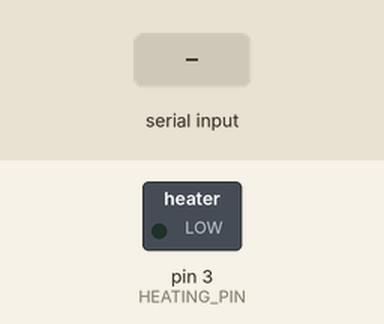
Recording of a program running on a simulated Arduino Uno, built with avr-gcc and run on an emulated ATmega328P. Parts: switched loads named in the program (green lamp = pin HIGH). The inputs (shaded band) are chosen by the test bench. What the program prints to the serial monitor is not drawn.

Above: at 1.3 s.
1.4 s: "SP90\n" received over Serial
At 2.8 s:
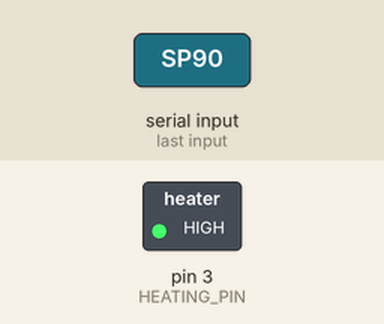
7.4 s: "SP\n" received over Serial
Timing chart, 0 to 10.4 s (numbered marks = the images above; inputs shaded):
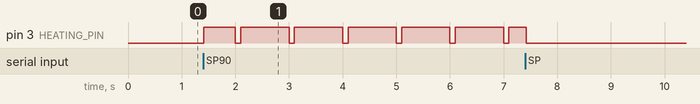

Measured:
- after the input at 1.4 s, pin 3 (HEATING_PIN): LOW → HIGH at once, then repeats every 1.0 s: LOW 0.10 s, HIGH 0.90 s

The program:

main.cpp
```cpp
#include <Arduino.h>
// #include <max6675.h>
// int CS_PIN = 10; // must use these pins on arduino Uno (for MAX6675)
// int SO_PIN = 12;
// int SCK_PIN = 13;

#include <PID.h>
//Thermocouple -------------------------------------

int REFRESH_RATE = 25000; //in micros; 200000 micro seconds bare minimum for Phidget (225000 for MAX6675)
float celsiusMeasurement; //ambient

//PID system -----------------------------------------
float Kp = 0.15;
float Kd = 0.15;
float Ki = 0.1;
float setpoint = 0.0; //celsius
bool feedforwardOn = true;
unsigned long timer = 0;
PID thermoPID(Kp, Ki, Kd);

//User input ------------------------------------------
String inputString = "";

//Heating system -------------------------------------------
int HEATING_PIN = 3;
unsigned long WINDOW_SIZE = 1000000; // micro seconds
unsigned long windowStart;
float PIDcorrection = 0.0;
float totalPowerOutput = 0.0;

// Setup------------------------------------------------------------------------------

void setup() {
  pinMode(HEATING_PIN, OUTPUT);
  Serial.begin(115200);
  Serial.println("Phidget Thermocouple PID Test");
  delay(100);
  timer = micros();
  windowStart = timer;
}

// Main loop--------------------------------------------------------------------------------
void loop() {
  //Look for new cmds from python
  while(Serial.available()){
    char c = Serial.read();

    if(c == '\n') { //end of cmd
      inputString.trim();

      if(inputString.startsWith("TM")){ //temperature update
        celsiusMeasurement = inputString.substring(2).toFloat();
      }

      else if(inputString.startsWith("SP")){ //setpoint command
        float newSetpoint = inputString.substring(2).toFloat();
        setpoint = constrain(newSetpoint,0,1000);
      }

      else if(inputString.startsWith("KP")){ //P gain
        float newP = inputString.substring(2).toFloat();
        Kp = newP;
        thermoPID.setK(Kp, Ki, Kd);
      }

      else if(inputString.startsWith("KI")){ //I gain
        float newI = inputString.substring(2).toFloat();
        Ki = newI;
        thermoPID.setK(Kp, Ki, Kd);
      }

      else if(inputString.startsWith("KD")){ //D gain
        float newD = inputString.substring(2).toFloat();
        Kd = newD;
        thermoPID.setK(Kp, Ki, Kd);
      }

      else if(inputString.startsWith("FF")){ //toggle feedforward
        feedforwardOn = !feedforwardOn;
      }
      inputString = ""; //clear input
    }
    else{
      inputString += c;
    }
  }

//----------------------------------------------------

  unsigned long currentTime = micros();
  unsigned long dt = (currentTime - timer); //in micros

  if(dt >= REFRESH_RATE){//only called once every refresh rate period

    timer = currentTime; //update timer

    // Feedforward
    float feedforward = 0.308 * (setpoint - 83.545); //derived with trendline of hold temps at 5V

    // PID response
    PIDcorrection = 0.8*PIDcorrection + 0.2*thermoPID.update(setpoint, celsiusMeasurement, dt / 100000.0); //Dampened output
    PIDcorrection = constrain(PIDcorrection, -100, 100);

    // Combined response
    // totalPowerOutput = feedforwardOn*feedforward + PIDcorrection;
    totalPowerOutput = setpoint;
    totalPowerOutput = constrain(totalPowerOutput, 0, 100);

    //Sending PID output to python plotter (using binary protocol)
    Serial.write(0xAA); //reference byte
    Serial.write((uint8_t*)&setpoint, sizeof(float));
    Serial.write((uint8_t*)&totalPowerOutput, sizeof(float));
    Serial.write((uint8_t*)&PIDcorrection, sizeof(float));
    Serial.write((uint8_t*)&Kp, sizeof(float));
    Serial.write((uint8_t*)&Ki, sizeof(float));
    Serial.write((uint8_t*)&Kd, sizeof(float));
  }

  //duty-cycle heating system
  if(currentTime - windowStart > WINDOW_SIZE){ //create new cycle window if exceeded current window
    windowStart = currentTime;
  }
  long timeHeatOn = WINDOW_SIZE * totalPowerOutput / 100.0;
  if(currentTime - windowStart < timeHeatOn){
    digitalWrite(HEATING_PIN, HIGH);
  }else{
    digitalWrite(HEATING_PIN, LOW);
  }
}
```
